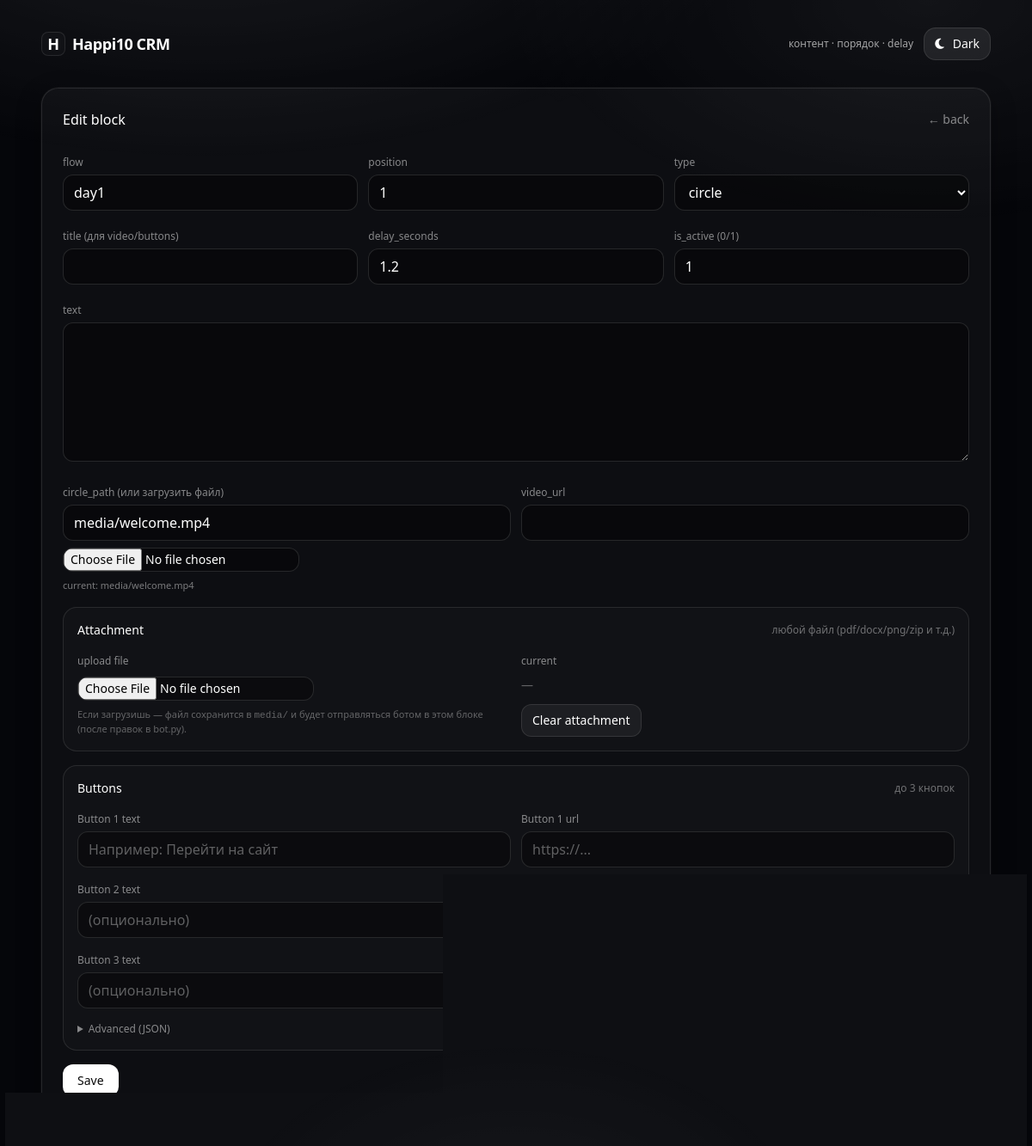
Screenshot of /block/4/edit with the database file from the repository.
### tables this page shows
CREATE TABLE content_blocks (
			id INTEGER PRIMARY KEY AUTOINCREMENT,
			flow TEXT NOT NULL,
			position INTEGER NOT NULL,
			type TEXT NOT NULL,
			title TEXT DEFAULT '',
			text TEXT DEFAULT '',
			circle_path TEXT DEFAULT '',
			video_url TEXT DEFAULT '',
			buttons_json TEXT DEFAULT '',
			delay_seconds REAL DEFAULT 1.0,
			is_active INTEGER DEFAULT 1
		, file_path TEXT DEFAULT '', file_kind TEXT DEFAULT '', file_name TEXT DEFAULT '');

### crm.py (the view)
@app.get("/block/{block_id}/edit", response_class=HTMLResponse)
async def edit_block_page(request: Request, block_id: int):
	block = await get_block(block_id)
	if not block:
		return RedirectResponse("/", status_code=302)
	btns = []
	try:
		if block.get("buttons"):
			btns = json.loads(block["buttons"])
	except Exception:
		pass
	for i in range(3):
		block[f"btn{i+1}_text"] = ""
		block[f"btn{i+1}_url"] = ""
	for i, b in enumerate(btns[:3]):
		if isinstance(b, dict):
			block[f"btn{i+1}_text"] = b.get("text", "")
			block[f"btn{i+1}_url"] = b.get("url", "")
	block["buttons_json"] = block.get("buttons", "")
	return templates.TemplateResponse(
		"edit.html",
		{"request": request, "block": block, "is_new": False},
	)

### templates/edit.html (shortened to what this page needs)
{% extends "base.html" %}
{% block content %}
  <div class="flex items-center justify-between">
	<h1 class="text-base font-medium">{{ "New block" if is_new else "Edit block" }}</h1>
	<a href="/flow/{{ block.flow }}" class="text-sm text-white/50 hover:text-white/70">← back</a>
  </div>
  <form class="mt-6 space-y-4" method="post" action="/block/save" enctype="multipart/form-data">
	<div class="grid grid-cols-1 md:grid-cols-3 gap-3">
	  <div>
		<label class="text-xs text-white/50">flow</label>
		<input
		  name="flow"
		  value="{{ block.flow }}"
		  class="w-full mt-1 px-3 py-2 rounded-xl bg-black/40 border border-white/10 focus:outline-none focus:ring-2 focus:ring-white/15"
		/>
	  </div>
	  <div>
		<label class="text-xs text-white/50">position</label>
		<input
		  name="position"
		  type="number"
		  value="{{ block.position }}"
		  class="w-full mt-1 px-3 py-2 rounded-xl bg-black/40 border border-white/10 focus:outline-none focus:ring-2 focus:ring-white/15"
		/>
	  </div>
	  <div>
		<label class="text-xs text-white/50">type</label>
		<select
		  id="typeSel"
		  name="type"
		  class="w-full mt-1 px-3 py-2 rounded-xl bg-black/40 border border-white/10 focus:outline-none focus:ring-2 focus:ring-white/15"
		>
		  {% for t in ["text","circle","video","buttons"] %}
			<option value="{{ t }}" {% if block.type==t %}selected{% endif %}>{{ t }}</option>
		  {% endfor %}
		</select>
	  </div>
	</div>
	<div class="grid grid-cols-1 md:grid-cols-3 gap-3">
	  <div>
		<label class="text-xs text-white/50">title (для video/buttons)</label>
		<input
		  name="title"
		  value="{{ block.title }}"
		  class="w-full mt-1 px-3 py-2 rounded-xl bg-black/40 border border-white/10 focus:outline-none focus:ring-2 focus:ring-white/15"
		/>
	  </div>
	  <div>
		<label class="text-xs text-white/50">delay_seconds</label>
		<input
		  name="delay_seconds"
		  type="number"
		  step="0.1"
		  value="{{ block.delay }}"
		  class="w-full mt-1 px-3 py-2 rounded-xl bg-black/40 border border-white/10 focus:outline-none focus:ring-2 focus:ring-white/15"
		/>
	  </div>
	  <div>
		<label class="text-xs text-white/50">is_active (0/1)</label>
		<input
		  name="is_active"
		  type="number"
		  value="{{ block.is_active }}"
		  class="w-full mt-1 px-3 py-2 rounded-xl bg-black/40 border border-white/10 focus:outline-none focus:ring-2 focus:ring-white/15"
		/>
	  </div>
	</div>
	<div id="secText">
	  <label class="text-xs text-white/50">text</label>
	  <textarea
		name="text"
		rows="6"
		class="w-full mt-1 px-3 py-2 rounded-xl bg-black/40 border border-white/10 focus:outline-none focus:ring-2 focus:ring-white/15"
	  >{{ block.text }}</textarea>
	</div>
	<div class="grid grid-cols-1 md:grid-cols-2 gap-3" id="secMedia">
	  <div>
		<label class="text-xs text-white/50">circle_path (или загрузить файл)</label>
		<input
		  name="circle_path"
		  value="{{ block.circle }}"
		  class="w-full mt-1 px-3 py-2 rounded-xl bg-black/40 border border-white/10 focus:outline-none focus:ring-2 focus:ring-white/15"
		/>
		<div class="mt-2">
		  <input type="file" name="circle_file" class="text-sm text-white/70" />
		</div>
		{% if block.circle %}
		  <div class="mt-2 text-[11px] text-white/45">current: {{ block.circle }}</div>
		{% endif %}
	  </div>
	  <div>
		<label class="text-xs text-white/50">video_url</label>
		<input
		  name="video_url"
		  value="{{ block.video }}"
		  class="w-full mt-1 px-3 py-2 rounded-xl bg-black/40 border border-white/10 focus:outline-none focus:ring-2 focus:ring-white/15"
		/>
	  </div>
	</div>
	<div class="rounded-2xl border border-white/10 bg-white/[0.02] p-4">
	  <div class="flex items-center justify-between mb-3">
		<div class="text-sm font-medium">Attachment</div>
		<div class="text-xs text-white/40">любой файл (pdf/docx/png/zip и т.д.)</div>
	  </div>
	  <div class="grid grid-cols-1 md:grid-cols-2 gap-3">
		<div>
		  <label class="text-xs text-white/50">upload file</label>
		  <input type="file" name="attach_file" class="block mt-2 text-sm text-white/70" />
		  <div class="text-[11px] text-white/35 mt-2">
			Если загрузишь — файл сохранится в <code>media/</code> и будет отправляться ботом в этом блоке (после правок в bot.py).
		  </div>
		</div>
		<div>
		  <label class="text-xs text-white/50">current</label>
		  <div class="mt-2 text-sm text-white/80">
			{% if block.file_path is defined and block.file_path %}
			  <div class="text-[11px] text-white/45">kind: {{ block.file_kind }}</div>
			  <a class="text-white/80 underline" href="/{{ block.file_path }}" target="_blank">{{ block.file_path }}</a>
			{% else %}
			  <span class="text-white/35">—</span>
			{% endif %}
		  </div>
		  <div class="mt-3">
			<button
			  type="button"
			  class="px-3 py-2 rounded-xl bg-white/5 border border-white/10 text-sm hover:bg-white/10"
			  onclick="document.querySelector('input[name=file_path]').value=''; document.querySelector('input[name=file_kind]').value=''; alert('Attachment очищен. Нажми Save.');"
			>
			  Clear attachment
			</button>
		  </div>
		</div>
	  </div>
	</div>
	<div id="secButtons" class="rounded-2xl border border-white/10 bg-white/[0.02] p-4">
	  <div class="flex items-center justify-between mb-3">
		<div class="text-sm font-medium">Buttons</div>
		<div class="text-xs text-white/40">до 3 кнопок</div>
	  </div>
	  <div class="grid grid-cols-1 md:grid-cols-2 gap-3">
		<div>
		  <label class="text-xs text-white/50">Button 1 text</label>
		  <input
			name="btn1_text"
			value="{{ block.btn1_text }}"
			class="w-full mt-1 px-3 py-2 rounded-xl bg-black/40 border border-white/10"
			placeholder="Например: Перейти на сайт"
		  />
		</div>
		<div>
		  <label class="text-xs text-white/50">Button 1 url</label>
		  <input
			name="btn1_url"
			value="{{ block.btn1_url }}"
			class="w-full mt-1 px-3 py-2 rounded-xl bg-black/40 border border-white/10"
			placeholder="https://..."
		  />
		</div>
		<div>
		  <label class="text-xs text-white/50">Button 2 text</label>
		  <input
			name="btn2_text"
			value="{{ block.btn2_text }}"
			class="w-full mt-1 px-3 py-2 rounded-xl bg-black/40 border border-white/10"
			placeholder="(опционально)"
		  />
		</div>
		<div>
		  <label class="text-xs text-white/50">Button 2 url</label>
		  <input
			name="btn2_url"
			value="{{ block.btn2_url }}"
			class="w-full mt-1 px-3 py-2 rounded-xl bg-black/40 border border-white/10"
			placeholder="https://..."
		  />
		</div>
		<div>
		  <label class="text-xs text-white/50">Button 3 text</label>
		  <input
			name="btn3_text"
			value="{{ block.btn3_text }}"
			class="w-full mt-1 px-3 py-2 rounded-xl bg-black/40 border border-white/10"
			placeholder="(опционально)"
		  />
		</div>
		<div>
		  <label class="text-xs text-white/50">Button 3 url</label>
		  <input
			name="btn3_url"
			value="{{ block.btn3_url }}"
			class="w-full mt-1 px-3 py-2 rounded-xl bg-black/40 border border-white/10"
			placeholder="https://..."
		  />
		</div>
	  </div>
	  <details class="mt-4">
		<summary class="text-xs text-white/50 cursor-pointer">Advanced (JSON)</summary>
	  </details>
	</div>
	<button class="px-4 py-2 rounded-xl bg-white text-black text-sm font-medium hover:opacity-90">
	  Save
	</button>
  </form>
{% endblock %}

### templates/base.html (style rules this page uses)
:root { --bg:#05060a; --fg:#ffffff; --muted:rgba(255,255,255,.62); --muted2:rgba(255,255,255,.45); --panel:rgba(255,255,255,.035); --panel2:rgba(255,255,255,.02); --border:rgba(255,255,255,.10); --border2:rgba(255,255,255,.14); --shadow: 0 0 0 1px rgba(255,255,255,.03), 0 10px 28px rgba(0,0,0,.35); --inputBg:rgba(0,0,0,.35); --inputBorder:rgba(255,255,255,.12); --btnBg:rgba(255,255,255,.08); --btnHover:rgba(255,255,255,.12); --btnBorder:rgba(255,255,255,.14); --primaryBg:#ffffff; --primaryFg:#0b0b0b; --dangerBg:rgba(239,68,68,.10); --dangerHover:rgba(239,68,68,.16); --dangerBorder:rgba(239,68,68,.28); --dangerFg:rgba(254,202,202,.95); }
body { background:var(--bg)!important; color:var(--fg)!important; }
button { border-radius: 12px; border: 1px solid var(--btnBorder); background: var(--btnBg); color: var(--fg); transition: transform .06s ease, background .15s ease, border-color .15s ease, opacity .15s ease; }
.bg-white.text-black { background: var(--primaryBg)!important; color: var(--primaryFg)!important; border-color: transparent!important; }
input, select, textarea { border-radius: 12px !important; border: 1px solid var(--inputBorder) !important; background: var(--inputBg) !important; color: var(--fg) !important; outline: none !important; }
html[data-theme="dark"] input::placeholder, html[data-theme="dark"] textarea::placeholder { color: rgba(255,255,255,.35); }

### rows the page displays
content_blocks: flow "day1", position "1", type "circle", delay_seconds "1.2", is_active "1", circle_path "media/welcome.mp4", circle "media/welcome.mp4"

### other values shown
{{ "New block" if is_new else "Edit block" }} "Edit block"
